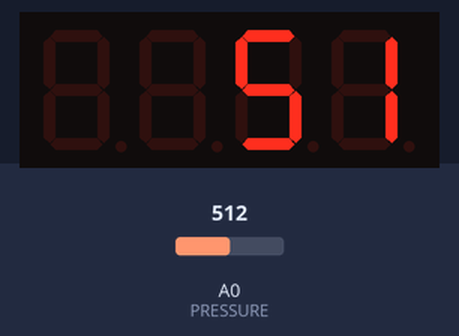
Recording of a sketch running on a simulated Arduino Uno, built with avr-gcc and run on an emulated ATmega328P. Shown: 4-digit seven-segment display. The inputs (shaded band) are chosen by the test bench; at power-on: A0 (PRESSURE) = 512.

Above: at 1.2 s.
1.3 s: A0 (PRESSURE) set to 716
At 2.3 s:
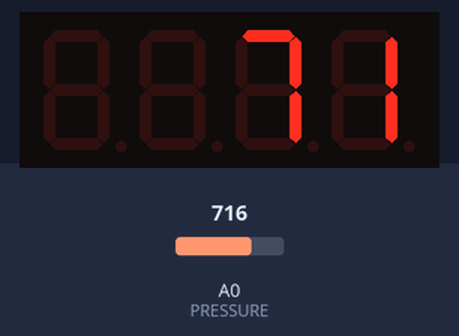
2.8 s: A0 (PRESSURE) set to 900
At 3.4 s:
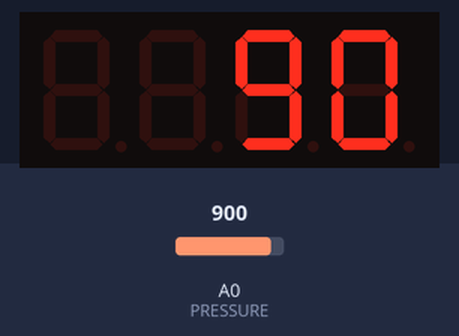
4.3 s: A0 (PRESSURE) set to 1023
At 5.7 s:
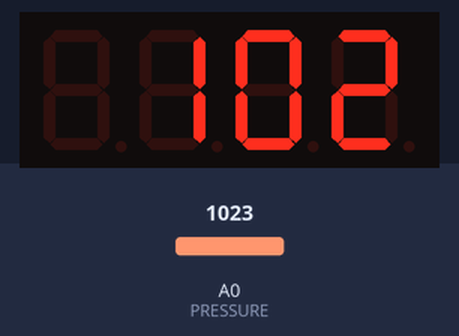
Timing chart, 0 to 7.3 s (numbered marks = the images above; inputs shaded):
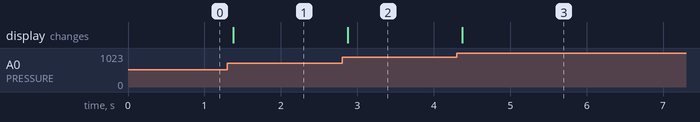

Measured:
- after the input at 1.3 s, the display: changes after 0.08 s (image 1)
- after the input at 2.8 s, the display: changes after 0.08 s (image 2)
- after the input at 4.3 s, the display: changes after 0.07 s (image 3)

The sketch:

check_pressure_sensor.ino
```cpp
#include <Arduino.h>
#include <TM1637Display.h>
/*
  - Serial 추가
  - sensor값? (0~5) 또는 스케일된 값.
*/

#define CLK 2
#define DIO 3
#define PRESSURE A0

TM1637Display dsp(CLK, DIO);

float sensorMin = 2.420;
float sensorMax = 4.250;
int hysteresis_value = 2;

float MIN = 2.120;

float sensorVal;
float pressDisp;

int calcPressDisp(){
  sensorVal = (int)(analogRead(PRESSURE)/10);
  return sensorVal;
}

void showDisp(){
  dsp.showNumberDec(calcPressDisp());
}

void setup(){
  pinMode(PRESSURE, INPUT);

  dsp.setBrightness(2);
}

void loop(){
  showDisp();
  delay(50);
}
```
